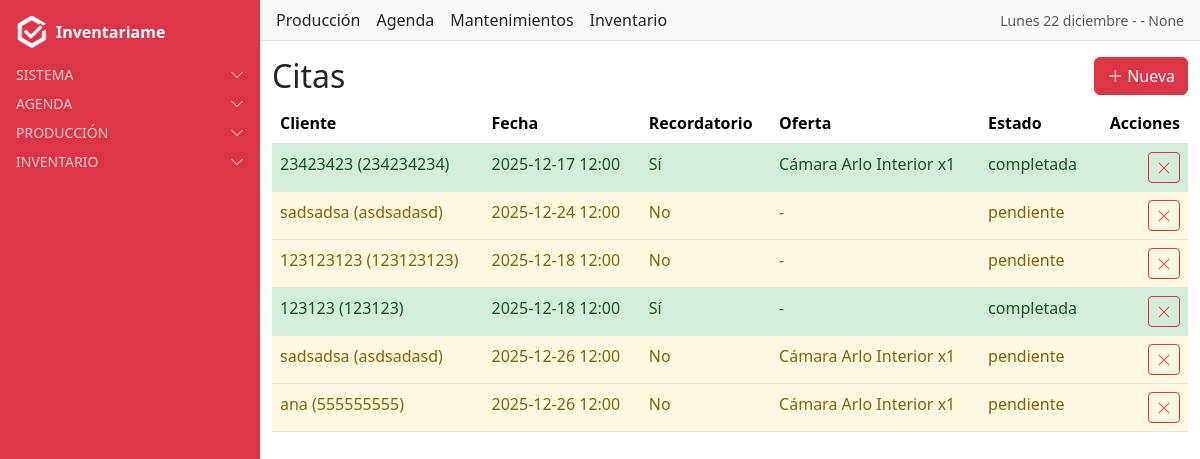
The page /citas/ (signed in) on the database its author committed.
### users/models.py (models this page shows, shortened)
class PerfilUsuario(models.Model):
    TIPOS_USUARIO = [
        ("grupo", "Grupo"),
        ("individual", "Individual"),
    ]
    usuario = models.OneToOneField(User, on_delete=models.CASCADE, related_name="perfil")
    tipo_usuario = models.CharField(max_length=10, choices=TIPOS_USUARIO, default="individual")
    matricula = models.CharField(
        max_length=50,
        unique=True,              # ✅ ahora no se puede repetir
        blank=True,
        null=True,
        help_text="Identificador único de matrícula"
    )
    nombre_grupo = models.CharField(max_length=100, blank=True, null=True)
    grupo_django = models.ForeignKey(Group, on_delete=models.SET_NULL, blank=True, null=True)
    creado = models.DateTimeField(auto_now_add=True)
    actualizado = models.DateTimeField(auto_now=True)

### citas/models.py (models this page shows, shortened)
class Cita(models.Model):
    ESTADOS = [
        ("pendiente", "Pendiente"),
        ("completada", "Completada"),
    ]
    cliente = models.ForeignKey(Cliente, on_delete=models.CASCADE, related_name='citas')
    usuario = models.ForeignKey(User, on_delete=models.CASCADE, related_name='citas')
    fecha = models.DateTimeField()
    recordatorio = models.BooleanField(default=False, blank=True)
    estado = models.CharField(max_length=20, choices=ESTADOS, default="pendiente", blank=True)
    numero_instalacion = models.IntegerField(default=0)
    observaciones = models.TextField(blank=True, null=True)
    ofertas = models.ManyToManyField(Oferta, through="CitaOferta", related_name="citas")
    class Meta:
        verbose_name = "Cita"
        verbose_name_plural = "Citas"

class CitaOferta(models.Model):
    cita = models.ForeignKey(Cita, on_delete=models.CASCADE, related_name="cita_ofertas")
    oferta = models.ForeignKey(Oferta, on_delete=models.CASCADE)
    cantidad = models.PositiveIntegerField(default=1)

### clientes/models.py (models this page shows)
class Cliente(models.Model):
    nombre = models.CharField(max_length=200)
    telefono = models.CharField(max_length=20, blank=True, null=True)  # NUEVO CAMPO
    direccion = models.ForeignKey(
        Address,
        on_delete=models.SET_NULL,
        null=True,
        blank=True,
        related_name="clientes_principal"
    )
    usuario = models.ForeignKey(
        User,
        on_delete=models.CASCADE,
        related_name="clientes",
        null=True,  # permite nulos en registros antiguos
        blank=True  # permite dejarlo vacío en formularios
    )
    class Meta:
        verbose_name = "Cliente"
        verbose_name_plural = "Clientes"
    def __str__(self):
        return f"{self.nombre} ({self.telefono or 'sin teléfono'})"

### oferta/models.py (models this page shows, shortened)
class Oferta(models.Model):
    nombre = models.CharField(max_length=150)
    referencia = models.ForeignKey(
        Referencia,
        on_delete=models.CASCADE,
        related_name="ofertas",
        default=1
    )
    valor = models.IntegerField(
        choices=[(3, "0 + 3"), (4, "0 + 4"), (5, "0 + 5"), (7, "0 + 7"), (10, "0 + 10")],
        help_text="Selecciona uno de los valores permitidos"
    )
    class Meta:
        verbose_name = "Oferta"
        verbose_name_plural = "Ofertas"
        ordering = ["nombre"]

### citas/views.py (the view)
# urls.py: path('', CitaListView.as_view(), name='cita_list'),
class CitaListView(LoginRequiredMixin, ListView):
    model = Cita
    template_name = "citas/citas_list.html"
    context_object_name = "object_list"
    def get_queryset(self):
        return (
            Cita.objects
            .select_related("cliente", "usuario")
            .prefetch_related("cita_ofertas__oferta")
        )

### inventariame/context_processors.py (called while the page is built)
def fecha_hoy(request):
    hoy = formats.date_format(datetime.now(), "l d F", use_l10n=True)
    return {"fecha_hoy": hoy.capitalize()}

def mes_y_anio(request):
    fecha = formats.date_format(datetime.now(), "F Y", use_l10n=True)
    return {"mes_y_anio": fecha.capitalize()}

### users/context_processors.py (called while the page is built)
def alertas_processor(request):
    if not request.user.is_authenticated:
        return {}
    ahora = timezone.now()
    proximas_con_recordatorio = Cita.objects.filter(
        usuario=request.user, recordatorio=True,
        fecha__gte=ahora, fecha__lte=ahora + timedelta(days=1)
    )
    if proximas_con_recordatorio.exists():
        return {"alertas": f"Tienes {proximas_con_recordatorio.count()} cita(s) con recordatorio en 24h"}
    return {}

### citas/templates/citas/citas_list.html
{% extends "base.html" %}
{% load tz %}
{% block content_authenticated %}
{% now "Y-m-d" as today %}
<div class="d-flex align-items-center justify-content-between mb-2">
  <h2 class="mb-0">Citas</h2>
  <a class="btn btn-danger" href="{% url 'cita_create_card' %}">
    <i class="bi bi-plus-lg me-1"></i>Nueva
  </a>
</div>
<table class="table table-hover">
  <thead>
    <tr>
      <th>Cliente</th>
      <th>Fecha</th>
      <th>Recordatorio</th>
      <th>Oferta</th>
      <th>Estado</th>
      <th class="text-end">Acciones</th>
    </tr>
  </thead>
  <tbody>
    {% for obj in object_list %}
    {% with cita_dia=obj.fecha|localtime|date:"Y-m-d" estado=obj.estado|lower %}
    <tr class="cita-row
      {% if estado == 'pendiente' and cita_dia == today %}
        cita-hoy cita-pendiente
      {% elif estado == 'pendiente' %}
        cita-pendiente
      {% elif estado == 'completada' %}
        cita-completada
      {% endif %}"
      onclick="window.location.href='{% url 'cita_detail' obj.pk %}'">
      <td>{{ obj.cliente }}</td>
      <td>{{ obj.fecha|localtime|date:"Y-m-d H:i" }}</td>
      <td>{{ obj.recordatorio|yesno:"Sí,No" }}</td>
      <td>
        {% if obj.cita_ofertas.all %}
          {% for co in obj.cita_ofertas.all %}
            {{ co.oferta.nombre }} x{{ co.cantidad }}<br>
          {% endfor %}
        {% else %}
          -
        {% endif %}
      </td>
      <td>{{ obj.estado|default:"-" }}</td>
      <td class="text-end">
        <a href="{% url 'cita_delete' obj.pk %}" class="btn btn-sm btn-outline-danger" title="Eliminar">
          <i class="bi bi-x-lg"></i>
        </a>
      </td>
    </tr>
    {% endwith %}
    {% empty %}
    <tr><td colspan="6">Sin registros</td></tr>
    {% endfor %}
  </tbody>
</table>
{% endblock %}

### templates/includes/navbar_authenticated.html (shortened to what this page needs)
<nav class="navbar bg-light border-bottom px-3 d-flex flex-wrap align-items-center justify-content-between gap-3">
  <div class="d-none d-lg-flex gap-3">
    <a href="{% url 'users:dashboard' %}" class="nav-link text-dark">Producción</a>
    <a href="{% url 'cita_list' %}" class="nav-link text-dark">Agenda</a>
    <a href="{% url 'mantenimiento_list' %}" class="nav-link text-dark">Mantenimientos</a>
    <a href="{% url 'stock_list' %}" class="nav-link text-dark">Inventario</a>
  </div>
  <div class="d-flex align-items-center gap-2">
    <span class="text-muted small"> {{ fecha_hoy }} -  {{ user.first_name }} - {{ user.perfil.matricula }} </span>
  </div>
</nav>

### static/css/dashboard.css (style rules this page uses)
.cita-row { cursor: pointer; transition: background-color 0.2s ease; }
.table-hover tbody tr.cita-pendiente > td, .table-hover tbody tr.cita-completada > td, .table-hover tbody tr.cita-hoy > td, .table-hover tbody tr.cita-hoy.cita-pendiente > td { box-shadow: none !important; }
.table-hover tbody tr.cita-completada > td { background-color: #d4edda !important; color: #155724; }
.table-hover tbody tr.cita-pendiente > td { background-color: #fff8e1 !important; color: #856404; }

### rows shown on the page
Cita: cliente "23423423 (234234234)", fecha "2025-12-17 12:00", recordatorio "Sí", estado "completada"
CitaOferta: oferta.nombre "Cámara Arlo Interior", cantidad "1"
Cita: cliente "sadsadsa (asdsadasd)", fecha "2025-12-24 12:00", recordatorio "No", estado "pendiente"
Cita: cliente "123123123 (123123123)", fecha "2025-12-18 12:00", recordatorio "No", estado "pendiente"
Cita: cliente "123123 (123123)", fecha "2025-12-18 12:00", recordatorio "Sí", estado "completada"
Cita: cliente "sadsadsa (asdsadasd)", fecha "2025-12-26 12:00", recordatorio "No", estado "pendiente"
CitaOferta: oferta.nombre "Cámara Arlo Interior", cantidad "1"
Cita: cliente "ana (555555555)", fecha "2025-12-26 12:00", recordatorio "No", estado "pendiente"
CitaOferta: oferta.nombre "Cámara Arlo Interior", cantidad "1"

### other values the page prints
{{ fecha_hoy }} "Lunes 22 diciembre"
{{ user.perfil.matricula }} "None"
